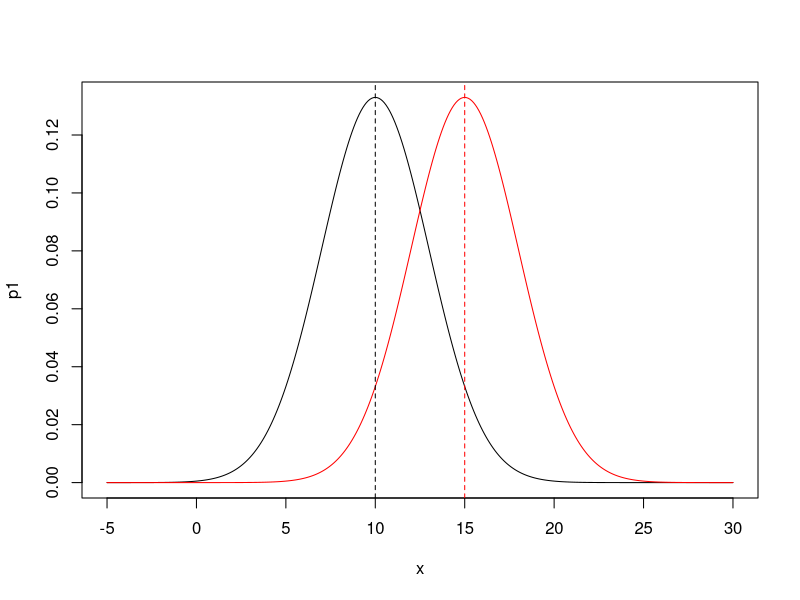
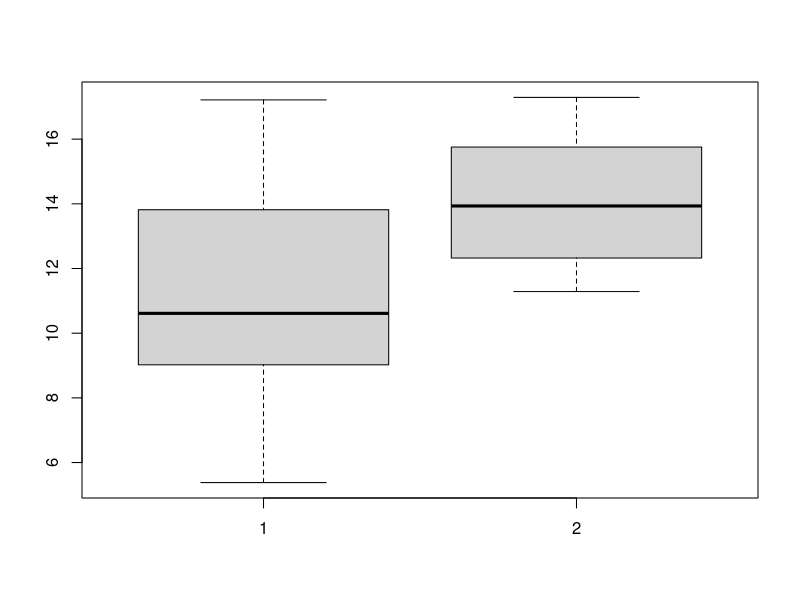
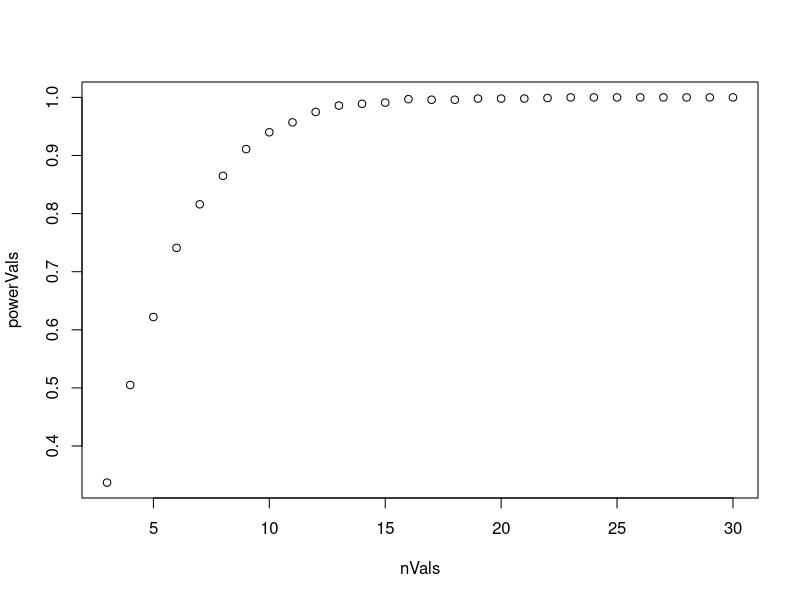

The R script that drew these images, in order: (Note: this script raises an error after producing the figures.)
m1<-10
m2<-15

sd1<-3
sd2<-3

n1<-10
n2<-10




x<-seq(-5,30 , 0.1)
p1<-dnorm(x , mean=m1 , sd=sd1)
p2<-dnorm(x , mean=m2 , sd=sd2)

plot(x,p1,type='l' , ylim=c(0,max(p1,p2)))
points(x,p2,type='l' , col='red')
abline(v=c(m1,m2) , col=c('black' , 'red') , lty=2)

#generate illustratie data set
set.seed(0)
dat1<-rnorm(n=n1 , mean = m1 , sd = sd1)
dat2<-rnorm(n=n2 , mean=m2 , sd = sd2)
boxplot(dat1,dat2)

nVals<-3:30
powerVals<-numeric(length(nVals))
for(iN in 1:length(nVals)){

  n1<-nVals[iN]
  n2<-nVals[iN]

  nSims<-1000
  pVals<-numeric(nSims)
  for(iSim in 1:nSims){
  
    dat1<-rnorm(n=n1 , mean = m1 , sd = sd1)
    dat2<-rnorm(n=n2 , mean=m2 , sd = sd2)
    
    pVals[iSim]<-t.test(dat1,dat2 , var.equal = TRUE)$p.value
  }
  powerVals[iN]<-length(which(pVals<0.05))/nSims
}

plot(nVals,powerVals)

#Q2 extract which sample size is minimum necessary for 80% power

#Q2 modify code to produce a plot for sd 3. How many samples do I now need for an 80% power

#Produce a plot for multiple different sds (2,3,5,10) and overlay

#Modify code to allow for diffent sds. g1 has sd 3 and g2 has sd 5.
#Need to use Welchs t-test

#Modify code to allow for different group sizes.
#Assume treatment group is 12. How many controls do I need for 90% power with diff in means of 10 and sd 8


#We can easily generalise this to a 1-way ANOVA with 


#Trick is data = model plus error

#Need to specify the model
#Need to specify the error

#y=b0+b1x

x<-seq(10,100,length=n)

